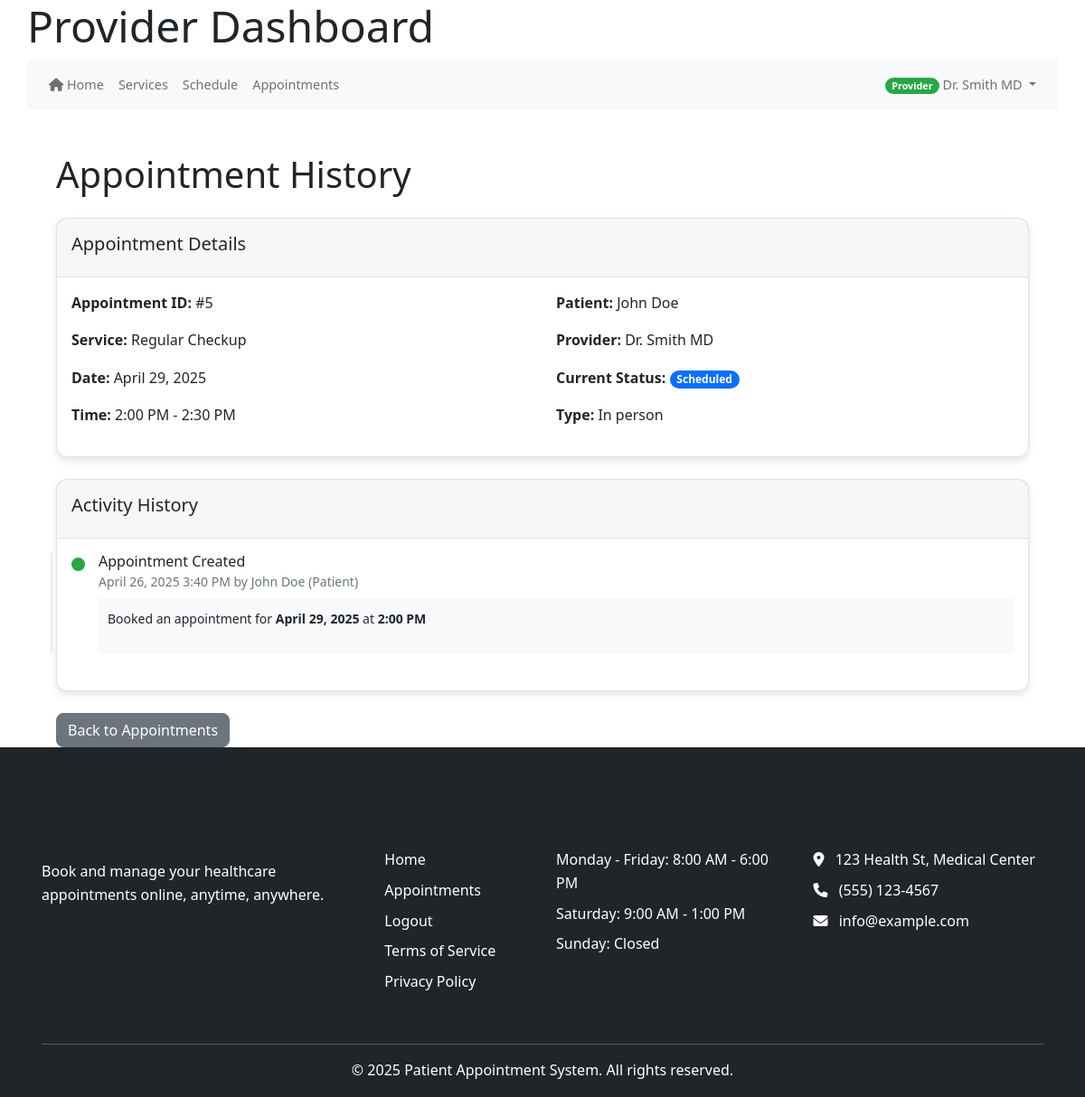
Page /index.php/appointments/history?id=5 (signed in) on the earlier database version.
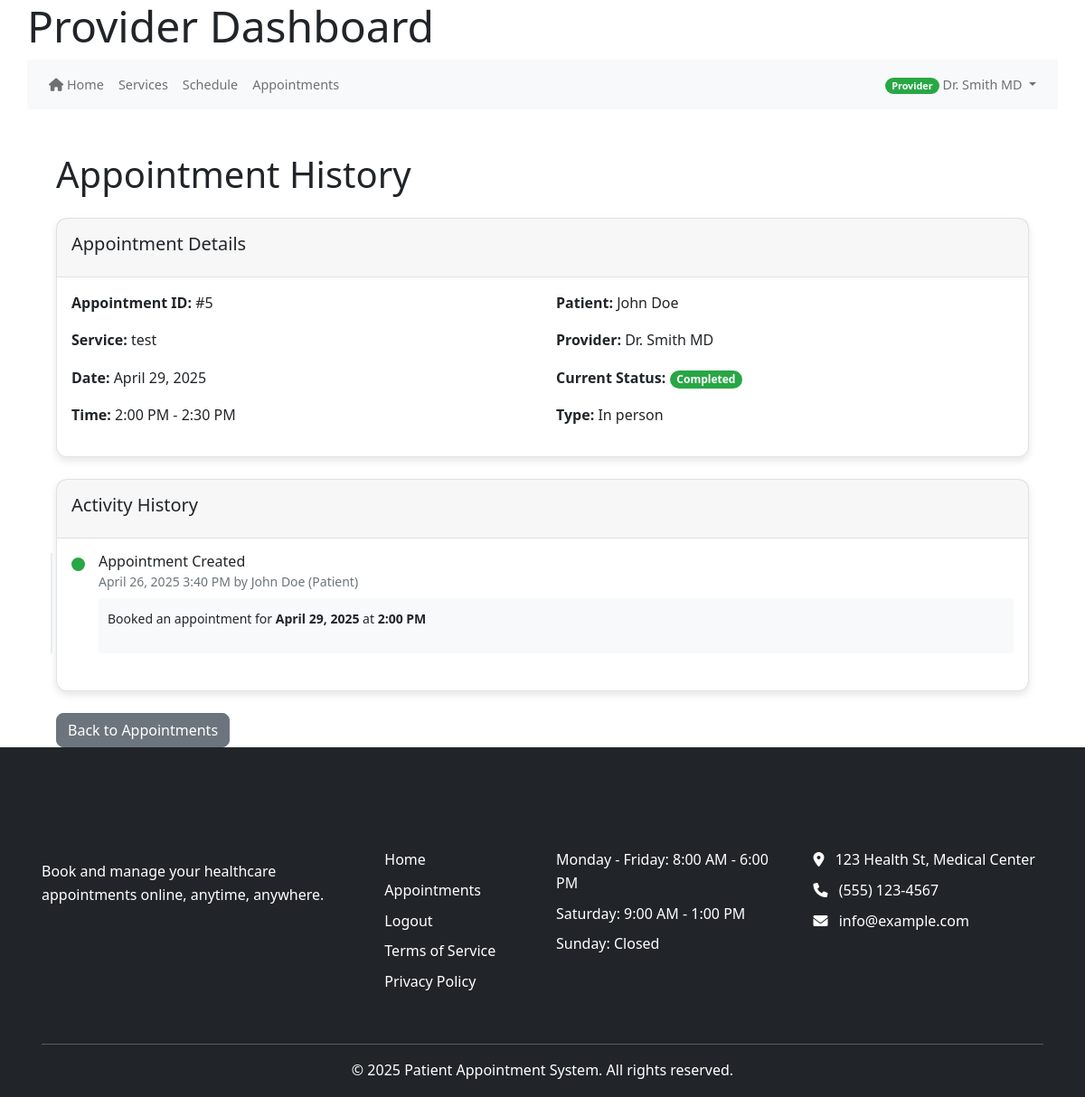
Same page on the later database version.
### tables this page shows
CREATE TABLE IF NOT EXISTS `appointments` (
  `appointment_id` int(11) NOT NULL AUTO_INCREMENT,
  `patient_id` int(11) NOT NULL,
  `provider_id` int(11) NOT NULL,
  `service_id` int(11) NOT NULL,
  `appointment_date` date NOT NULL,
  `start_time` time NOT NULL,
  `end_time` time NOT NULL,
  `status` enum('scheduled','confirmed','completed','canceled','no_show') NOT NULL DEFAULT 'scheduled',
  `type` enum('in_person','virtual','phone') NOT NULL DEFAULT 'in_person',
  `notes` text DEFAULT NULL,
  `reason` text DEFAULT NULL,
  `reminder_sent` tinyint(1) DEFAULT 0,
  `confirmed_at` datetime DEFAULT NULL,
  `canceled_at` datetime DEFAULT NULL,
  `created_at` datetime DEFAULT current_timestamp(),
  `updated_at` datetime DEFAULT current_timestamp(),
  PRIMARY KEY (`appointment_id`),
  KEY `patient_id` (`patient_id`),
  KEY `provider_id` (`provider_id`),
  KEY `service_id` (`service_id`)
);

CREATE TABLE IF NOT EXISTS `services` (
  `service_id` int(11) NOT NULL AUTO_INCREMENT,
  `name` varchar(255) NOT NULL,
  `description` text DEFAULT NULL,
  `duration` int(11) DEFAULT 30,
  `price` decimal(10,2) DEFAULT NULL,
  `is_active` tinyint(1) DEFAULT 1,
  `created_at` timestamp NOT NULL DEFAULT current_timestamp(),
  PRIMARY KEY (`service_id`)
);

CREATE TABLE IF NOT EXISTS `users` (
  `user_id` int(11) NOT NULL AUTO_INCREMENT,
  `email` varchar(255) NOT NULL,
  `password_hash` varchar(255) NOT NULL,
  `first_name` varchar(100) NOT NULL,
  `last_name` varchar(100) NOT NULL,
  `phone` varchar(20) DEFAULT NULL,
  `role` enum('patient','provider','admin','staff') NOT NULL,
  `is_active` tinyint(1) DEFAULT 1,
  `is_verified` tinyint(1) DEFAULT 0,
  `email_verified_at` datetime DEFAULT NULL,
  `created_at` datetime DEFAULT current_timestamp(),
  `last_login` datetime DEFAULT NULL,
  `verification_token` varchar(64) DEFAULT NULL,
  `reset_token` varchar(64) DEFAULT NULL,
  `reset_token_expires` datetime DEFAULT NULL,
  `token_expires` datetime DEFAULT NULL,
  `password_change_required` tinyint(1) DEFAULT 0,
  PRIMARY KEY (`user_id`)
);

### models/Appointment.php (called while the page is built, shortened)
<?php
class Appointment {
    private $db;
    public function __construct($db) {
        $this->db = $db;
    }
    public function getById($appointment_id) {
        $appointment = null;
        $stmt = $this->db->prepare("
            SELECT
                a.*,
                s.name AS service_name,
                provider.first_name AS provider_first_name,
                provider.last_name AS provider_last_name,
                CONCAT(provider.first_name, ' ', provider.last_name) AS provider_name,
                patient.first_name AS patient_first_name,
                patient.last_name AS patient_last_name,
                CONCAT(patient.first_name, ' ', patient.last_name) AS patient_name
            FROM appointments a
            LEFT JOIN services s ON a.service_id = s.service_id
            LEFT JOIN users provider ON a.provider_id = provider.user_id
            LEFT JOIN users patient ON a.patient_id = patient.user_id
            WHERE a.appointment_id = ?
        ");
        $stmt->bind_param("i", $appointment_id);
        $stmt->execute();
        $result = $stmt->get_result();
        if ($result && $result->num_rows > 0) {
            $appointment = $result->fetch_assoc();
        }
        return $appointment;
    }
    public function getAppointmentHistory($appointment_id) {
        $history = [];
        $stmt = $this->db->prepare("
            SELECT
                ah.*,
                u.first_name,
                u.last_name,
                CONCAT(u.first_name, ' ', u.last_name) AS user_name
            FROM appointment_history ah
            LEFT JOIN users u ON ah.user_id = u.user_id
            WHERE ah.appointment_id = ?
            ORDER BY ah.created_at DESC
        ");
        $stmt->bind_param("i", $appointment_id);
        $stmt->execute();
        $result = $stmt->get_result();
        if (empty($history)) {
            $appointmentData = $this->getById($appointment_id);
            if ($appointmentData) {
                $history[] = [
                    'history_id' => 0,
                    'appointment_id' => $appointment_id,
                    'user_id' => $appointmentData['patient_id'],
                    'status' => 'scheduled',
                    'notes' => 'Appointment created',
                    'created_at' => $appointmentData['created_at'],
                    'first_name' => $appointmentData['patient_first_name'],
                    'last_name' => $appointmentData['patient_last_name'],
                    'user_name' => $appointmentData['patient_first_name'] . ' ' . $appointmentData['patient_last_name']
                ];
            }
        }
        return $history;
    }
    public function getAppointmentLogs($appointment_id) {
        $logs = [];
        $history = $this->getAppointmentHistory($appointment_id);
        foreach ($history as $record) {
            $details = [];
            $appointment = $this->getById($appointment_id);
            if ($appointment) {
                $details = [
                    'appointment_date' => $appointment['appointment_date'],
                    'start_time' => $appointment['start_time'],
                    'end_time' => $appointment['end_time'],
                    'cancellation_reason' => $appointment['reason'] ?? 'No reason provided',
                    'previous_status' => '',
                    'new_status' => $record['status'] ?? '',
                    'reason' => $appointment['reason'] ?? ''
                ];
            }
            $action = 'status_changed';
            if (strpos(strtolower($record['notes'] ?? ''), 'created') !== false) {
                $action = 'created';
            } elseif (strpos(strtolower($record['notes'] ?? ''), 'cancel') !== false ||
                     $record['status'] === 'canceled') {
                $action = 'canceled';
            }
            $logs[] = [
                'details' => json_encode($details),
                'action' => $action,
                'created_at' => $record['created_at'],
                'user_first_name' => $record['first_name'] ?? '',
                'user_last_name' => $record['last_name'] ?? '',
                'user_role' => $record['role'] ?? 'patient'
            ];
        }
        return $logs;
    }
}
?>

### public_html/bootstrap.php (called while the page is built, shortened)
<?php
require_once APP_ROOT . '/core/helpers.php';
require_once CORE_PATH . '/helpers.php';
function get_db() {
    static $db = null;
    if ($db === null) {
        if (defined('DB_HOST') && defined('DB_USER') && defined('DB_PASS') && defined('DB_NAME')) {
            $db = new mysqli(DB_HOST, DB_USER, DB_PASS, DB_NAME);
            $db->set_charset('utf8mb4');
        } else {
            throw new Exception("Database constants not defined");
        }
    }
    return $db;
}
return true;

### core/helpers.php (called while the page is built, shortened)
<?php
function base_url($path = '') {
    $protocol = isset($_SERVER['HTTPS']) && $_SERVER['HTTPS'] !== 'off' ? 'https' : 'http';
    $host = $_SERVER['HTTP_HOST'];
    $script_name = $_SERVER['SCRIPT_NAME'];
    $base_dir = dirname($script_name);
    $base_url = "{$protocol}://{$host}{$base_dir}";
    $base_url = rtrim($base_url, '/');
    $path = ltrim($path, '/');
    return $path ? "{$base_url}/{$path}" : $base_url;
}

### views/appointments/history.php (the view, shortened to what the changed rows need)
<?php include VIEW_PATH . '/partials/header.php'; ?>
<div class="container mt-4">
    <h1 class="mb-4">Appointment History</h1>
    <?php if (isset($appointment) && $appointment): ?>
        <div class="card mb-4">
            <div class="card-header">
                <h5>Appointment Details</h5>
            </div>
            <div class="card-body">
                <div class="row">
                    <div class="col-md-6">
                        <p><strong>Appointment ID:</strong> #<?= htmlspecialchars($appointment['appointment_id']) ?></p>
                        <p><strong>Service:</strong> <?= htmlspecialchars($appointment['service_name']) ?></p>
                        <p><strong>Date:</strong> <?= htmlspecialchars(date('F j, Y', strtotime($appointment['appointment_date']))) ?></p>
                        <p><strong>Time:</strong> <?= htmlspecialchars(date('g:i A', strtotime($appointment['start_time']))) ?> -
                            <?= htmlspecialchars(date('g:i A', strtotime($appointment['end_time']))) ?></p>
                    </div>
                    <div class="col-md-6">
                        <p><strong>Patient:</strong> <?= htmlspecialchars($appointment['patient_first_name'] . ' ' . $appointment['patient_last_name']) ?></p>
                        <p><strong>Provider:</strong> <?= htmlspecialchars($appointment['provider_first_name'] . ' ' . $appointment['provider_last_name']) ?></p>
                        <p><strong>Current Status:</strong> <span class="badge bg-<?= getStatusBadgeClass($appointment['status']) ?>"><?= htmlspecialchars(ucfirst($appointment['status'])) ?></span></p>
                        <p><strong>Type:</strong> <?= htmlspecialchars(ucfirst(str_replace('_', ' ', $appointment['type']))) ?></p>
                    </div>
                </div>
            </div>
        </div>
        <div class="card">
            <div class="card-header">
                <h5>Activity History</h5>
            </div>
            <div class="card-body">
                <?php if (isset($logs) && !empty($logs)): ?>
                    <div class="timeline">
                        <?php foreach ($logs as $log): ?>
                            <?php
                                $details = json_decode($log['details'], true);
                                $actionClass = getActionClass($log['action']);
                            ?>
                            <div class="timeline-item">
                                <div class="timeline-marker bg-<?= $actionClass ?>"></div>
                                <div class="timeline-content">
                                    <h6 class="mb-0"><?= htmlspecialchars(formatActionText($log['action'])) ?></h6>
                                    <p class="text-muted mb-1">
                                        <small>
                                            <?= htmlspecialchars(date('F j, Y g:i A', strtotime($log['created_at']))) ?> by
                                            <?= htmlspecialchars($log['user_first_name'] . ' ' . $log['user_last_name']) ?>
                                            (<?= htmlspecialchars(ucfirst($log['user_role'])) ?>)
                                        </small>
                                    </p>
                                    <?php if (!empty($details)): ?>
                                        <div class="details-card">
                                            <?php if ($log['action'] === 'created'): ?>
                                                <p><small>Booked an appointment for <strong><?= htmlspecialchars(date('F j, Y', strtotime($details['appointment_date']))) ?></strong>
                                                   at <strong><?= htmlspecialchars(date('g:i A', strtotime($details['start_time']))) ?></strong>
                                                </small></p>
                                            <?php elseif ($log['action'] === 'status_changed'): ?>
                                                <p><small>Changed status from <strong><?= htmlspecialchars(ucfirst($details['previous_status'])) ?></strong>
                                                   to <strong><?= htmlspecialchars(ucfirst($details['new_status'])) ?></strong></small></p>
                                                <p><small>Reason: <?= htmlspecialchars($details['reason']) ?></small></p>
                                            <?php else: ?>
                                                <pre class="small"><?= htmlspecialchars(json_encode($details, JSON_PRETTY_PRINT)) ?></pre>
                                            <?php endif; ?>
                                        </div>
                                    <?php endif; ?>
                                </div>
                            </div>
                        <?php endforeach; ?>
                    </div>
                <?php else: ?>
                    <p>No activity logs found for this appointment.</p>
                <?php endif; ?>
            </div>
        </div>
        <div class="mt-4">
            <a href="<?= base_url('index.php/appointments') ?>" class="btn btn-secondary">Back to Appointments</a>
        </div>
    <?php endif; ?>
</div>
<?php
function getStatusBadgeClass($status) {
    switch ($status) {
        case 'scheduled':
            return 'primary';
        case 'completed':
            return 'success';
    }
}
function getActionClass($action) {
    switch ($action) {
        case 'created':
            return 'success';
    }
}
function formatActionText($action) {
    switch ($action) {
        case 'created':
            return 'Appointment Created';
    }
}
?>
<?php include VIEW_PATH . '/partials/footer.php'; ?>

Differences in the rows shown:
changed appointments "2:00 PM": service.name "Regular Checkup" → "test"; status "Scheduled" → "Completed"
